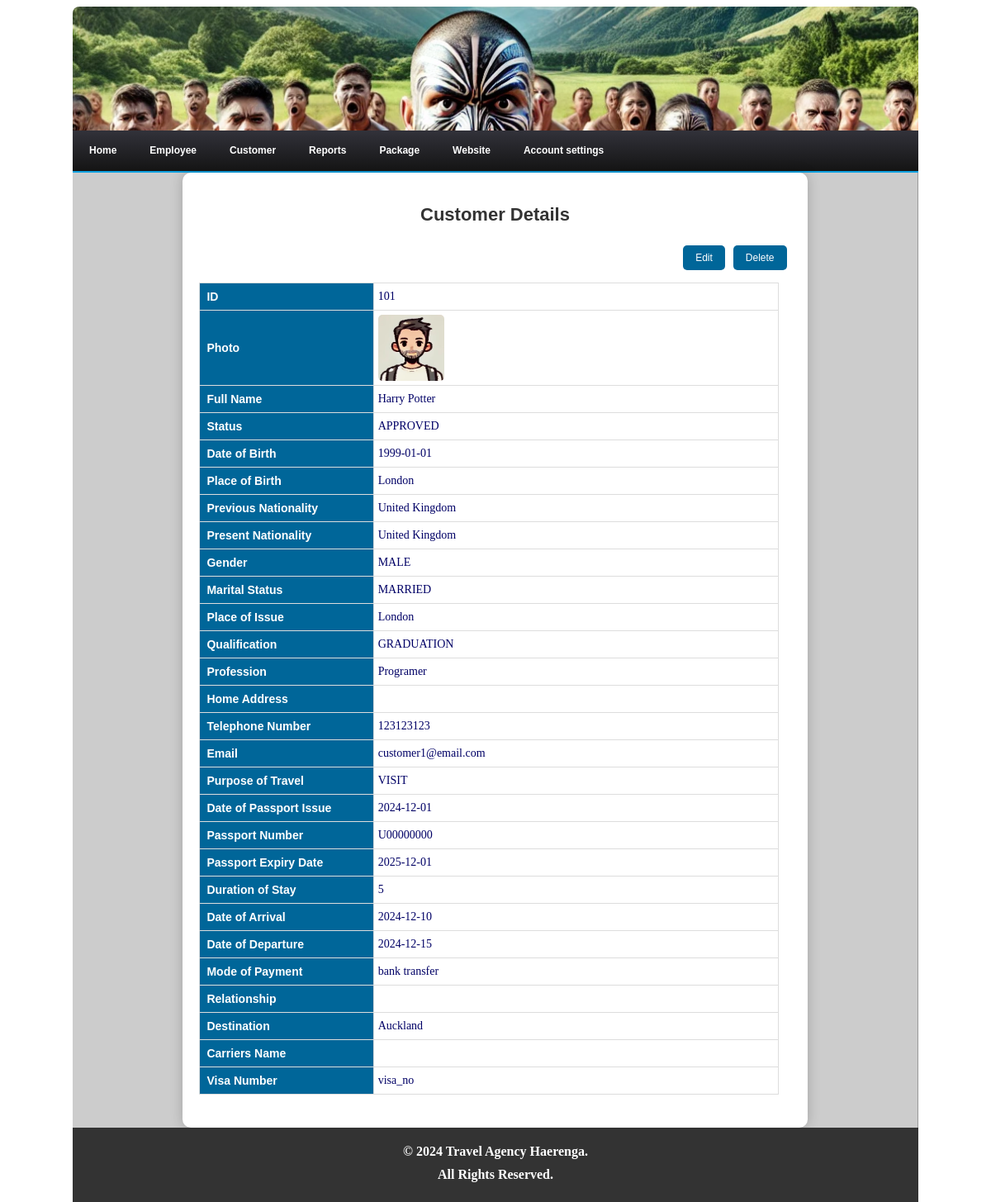
The app's page /admin/customer_details.php?id=101 (signed in) with its own data.
### tables this page shows
CREATE TABLE customer (
  customer_id int(11) NOT NULL AUTO_INCREMENT,
  uploadimage TEXT NOT NULL,
  full_name VARCHAR(60) NOT NULL,
  status VARCHAR(15) NOT NULL,
  date_of_birth DATE NOT NULL,
  place_of_birth VARCHAR(60) NOT NULL,
  previous_nationality VARCHAR(30) NOT NULL,
  present_nationality VARCHAR(30) NOT NULL,
  sex VARCHAR(30) NOT NULL,
  marital_status VARCHAR(30),
  place_of_issue VARCHAR(30) NOT NULL,
  qualification VARCHAR(30),
  profession VARCHAR(40),
  home_address VARCHAR(90),
  telephone_no VARCHAR(30) NOT NULL,
  email VARCHAR(40) NOT NULL,
  purpose_of_travel VARCHAR(60) NOT NULL,
  date_of_passport DATE NOT NULL,
  passport_no VARCHAR(30) NOT NULL,
  date_of_passport_expiry DATE NOT NULL,
  duration_of_stay FLOAT NOT NULL,
  date_of_arrival DATE NOT NULL,
  date_of_departure DATE NOT NULL,
  mode_of_payment VARCHAR(30) NOT NULL,
  relationship VARCHAR(30),
  destination VARCHAR(30) NOT NULL,
  carriers_name VARCHAR(30),
  visa_no VARCHAR(30),
  date_of_insertion TIMESTAMP NOT NULL DEFAULT CURRENT_TIMESTAMP,
  inserted_by VARCHAR(11) NOT NULL,
  PRIMARY KEY (customer_id),
  UNIQUE KEY (passport_no)
);

### admin/customer_details.php (the view, shortened to what this page needs)
<?php
require_once('connection/connection.php');
$customer_id = isset($_GET['id']) ? intval($_GET['id']) : 0;
$query = "SELECT * FROM customer WHERE customer_id = $customer_id";
$result = mysqli_query($con, $query);
$customer = mysqli_fetch_assoc($result);
?>
<!DOCTYPE html>
<html lang="en">
<head>
    <link href="css/styles.css" rel="stylesheet" type="text/css" />
</head>
<body>
    <?php include('header.php'); ?>
    <div class="container">
        <h2>Customer Details</h2>
		<div class="button-container">
          <a href="customer_edit.php?id=<?php echo $customer['customer_id']; ?>" class="button">Edit</a>
          <a href="customer_delete.php?id=<?php echo $customer['customer_id']; ?>" class="button" onclick="return confirm('Are you sure you want to delete this customer?');">Delete</a>
		</div>
        <table>
            <tr><th>ID</th><td><?php echo htmlspecialchars($customer['customer_id']); ?></td></tr>
            <tr><th>Photo</th><td><img class="view-photo" src="<?php echo htmlspecialchars($customer['uploadimage']); ?>" alt="Customer Photo"></td></tr>
            <tr><th>Full Name</th><td><?php echo htmlspecialchars($customer['full_name']); ?></td></tr>
            <tr><th>Status</th><td><?php echo htmlspecialchars($customer['status']); ?></td></tr>
            <tr><th>Date of Birth</th><td><?php echo htmlspecialchars($customer['date_of_birth']); ?></td></tr>
            <tr><th>Place of Birth</th><td><?php echo htmlspecialchars($customer['place_of_birth']); ?></td></tr>
            <tr><th>Previous Nationality</th><td><?php echo htmlspecialchars($customer['previous_nationality']); ?></td></tr>
            <tr><th>Present Nationality</th><td><?php echo htmlspecialchars($customer['present_nationality']); ?></td></tr>
            <tr><th>Gender</th><td><?php echo htmlspecialchars($customer['sex']); ?></td></tr>
            <tr><th>Marital Status</th><td><?php echo htmlspecialchars($customer['marital_status']); ?></td></tr>
            <tr><th>Place of Issue</th><td><?php echo htmlspecialchars($customer['place_of_issue']); ?></td></tr>
            <tr><th>Qualification</th><td><?php echo htmlspecialchars($customer['qualification']); ?></td></tr>
            <tr><th>Profession</th><td><?php echo htmlspecialchars($customer['profession']); ?></td></tr>
            <tr><th>Home Address</th><td><?php echo htmlspecialchars($customer['home_address']); ?></td></tr>
            <tr><th>Telephone Number</th><td><?php echo htmlspecialchars($customer['telephone_no']); ?></td></tr>
            <tr><th>Email</th><td><?php echo htmlspecialchars($customer['email']); ?></td></tr>
            <tr><th>Purpose of Travel</th><td><?php echo htmlspecialchars($customer['purpose_of_travel']); ?></td></tr>
            <tr><th>Date of Passport Issue</th><td><?php echo htmlspecialchars($customer['date_of_passport']); ?></td></tr>
            <tr><th>Passport Number</th><td><?php echo htmlspecialchars($customer['passport_no']); ?></td></tr>
            <tr><th>Passport Expiry Date</th><td><?php echo htmlspecialchars($customer['date_of_passport_expiry']); ?></td></tr>
            <tr><th>Duration of Stay</th><td><?php echo htmlspecialchars($customer['duration_of_stay']); ?></td></tr>
            <tr><th>Date of Arrival</th><td><?php echo htmlspecialchars($customer['date_of_arrival']); ?></td></tr>
            <tr><th>Date of Departure</th><td><?php echo htmlspecialchars($customer['date_of_departure']); ?></td></tr>
            <tr><th>Mode of Payment</th><td><?php echo htmlspecialchars($customer['mode_of_payment']); ?></td></tr>
            <tr><th>Relationship</th><td><?php echo htmlspecialchars($customer['relationship']); ?></td></tr>
            <tr><th>Destination</th><td><?php echo htmlspecialchars($customer['destination']); ?></td></tr>
            <tr><th>Carriers Name</th><td><?php echo htmlspecialchars($customer['carriers_name']); ?></td></tr>
            <tr><th>Visa Number</th><td><?php echo htmlspecialchars($customer['visa_no']); ?></td></tr>
        </table>
    </div>
    <?php include('footer.php'); ?>
</body>
</html>

### admin/connection/connection.php (shortened to what this page needs)
<!DOCTYPE html PUBLIC "-//W3C//DTD XHTML 1.0 Transitional//EN" "http://www.w3.org/TR/xhtml1/DTD/xhtml1-transitional.dtd">
<html xmlns="http://www.w3.org/1999/xhtml">
<head>
</head>
<body>
</body>
</html>

### admin/header.php (shortened to what this page needs)
<!DOCTYPE html
   PUBLIC "-//W3C//DTD XHTML 1.0 Transitional//EN" "http://www.w3.org/TR/xhtml1/DTD/xhtml1-transitional.dtd">
<html xmlns="http://www.w3.org/1999/xhtml">
<head>
   <link href="css/styles.css" rel="stylesheet" type="text/css" />
</head>
<body>
   <div id="wrapper">
      <div id="header"></div>
      <div id="cssmenu">
         <ul>
            <li><a href='index.php'><span>Home</span></a></li>
            <li class="has-sub"><a href=""><span>Employee</span></a>
            </li>
            <li class="has-sub"><a href=""><span>Customer</span></a>
            </li>
            <li class="has-sub"><a href=""><span>Reports</span></a>
            </li>
            <li class="has-sub"><a href=""><span>Package</span></a>
            </li>
            <li class="has-sub"><a href="#"><span>Website</span></a>
            </li>
            <li class="has-sub"><a href="#"><span>Account settings</span></a>
      </div>
      <div id="contentarea" style="background-color:#CCC;">

### admin/footer.php
</div>
<div class="footer"
    style="height:50px; width:100%; text-align:center; background-color:#333; color:#FFF; font-weight:bold; padding:20px 0px;">
    © 2024 Travel Agency Haerenga. <br style="margin-top:10px;"> <span style="display:block; padding-top:10px;">All
        Rights Reserved.</span>
</div>
</div>
</body>
</html>

### admin/css/styles.css (style rules this page uses)
#wrapper { position:relative; width:1024px; margin:0 auto; }
#header { width:1024px; height:150px; background-image:url('Maori2.png'); background-repeat:no-repeat; border-radius: 8px 8px 0px 0px; margin:0px; font-family:Georgia, "Times New Roman", Times, serif; font-size:14px; float:left; }
a { color:#fff; font-size:14px; font-weight:bold; text-decoration:none; }
table td { padding:5px; }
#cssmenu ul, #cssmenu li, #cssmenu span, #cssmenu a { margin: 0; padding: 0; position: relative; }
#cssmenu { height: 49px; width:1024px; border-radius: 0px 0px 0 0; background: #141414; background: -moz-linear-gradient(top, #32323a 0%, #141414 100%); background: -webkit-gradient(linear, left top, left bottom, color-stop(0%, #32323a), color-stop(100%, #141414)); background: -webkit-linear-gradient(top, #32323a 0%, #141414 100%); background: -o-linear-gradient(top, #32323a 0%, #141414 100%); background: -ms-linear-gradient(top, #32323a 0%, #141414 100%); background: linear-gradient(to bottom, #32323a 0%, #141414 100%); border-bottom: 2px solid #0fa1e0; float:left; text-align:center; }
#cssmenu:after, #cssmenu ul:after { content: ''; display: block; clear: both; }
#cssmenu a { background: #141414; background:url(../image/image/png); background: -moz-linear-gradient(top, #32323a 0%, #141414 100%); background: -webkit-gradient(linear, left top, left bottom, color-stop(0%, #32323a), color-stop(100%, #141414)); background: -webkit-linear-gradient(top, #32323a 0%, #141414 100%); background: -o-linear-gradient(top, #32323a 0%, #141414 100%); background: -ms-linear-gradient(top, #32323a 0%, #141414 100%); background: linear-gradient(to bottom, #32323a 0%, #141414 100%); color: #ffffff; display: inline-block; font-family: Helvetica, Arial, Verdana, sans-serif; font-size: 12px; line-height: 49px; padding: 0 20px; text-decoration: none; }
#cssmenu ul { list-style: none; }
#cssmenu > ul { float: left; }
#cssmenu > ul > li { float: left; }
#cssmenu > ul > li:first-child > a { border-radius: 5px 0 0 0; -moz-border-radius: 5px 0 0 0; -webkit-border-radius: 5px 0 0 0; }
#cssmenu > ul > li:last-child > a { border-radius: 0 5px 0 0; -moz-border-radius: 0 5px 0 0; -webkit-border-radius: 0 5px 0 0; }
#cssmenu .has-sub { z-index: 1; }
#contentarea { border-right:1px solid #999; width:1023px; float:right; background-color:#066; font-family: Verdana, Geneva, sans-serif; padding:0px 0px; }
.footer { width:1024px; height:80px; font-family:Georgia, "Times New Roman", Times, serif; border-radius:: 1px solid #039; float:left; }
#contentarea table { width:98%; }
#contentarea table td { color: #006; font-size:14px; font-family:Calibri; }

### admin/customer_details.php (style rules this page uses)
.container { width: 70%; margin: 0 auto; padding: 20px; background-color: #fff; border-radius: 10px; box-shadow: 0 0 15px rgba(0, 0, 0, 0.2); }
h2 { text-align: center; color: #333; font-size: 22px; }
table { width: 100%; border-collapse: collapse; margin-bottom: 20px; }
table th { padding: 8px; width: 30%; border: 1px solid #ddd; text-align: left; background-color: #069; color: #fff; font-size: 14px; }
table td { padding: 8px; width: 70%; border: 1px solid #ddd; text-align: left; font-size: 14px; }
table th { background-color: #069; color: #fff; font-size: 14px; }
.view-photo { width: 80px; height: 80px; border-radius: 5px; }
.button { padding: 8px 15px; margin: 5px; border: none; color: #fff; background-color: #069; text-decoration: none; border-radius: 5px; display: inline-block; font-size: 12px; font-weight: normal; }
.button-container { display: flex; justify-content: flex-end; margin-bottom: 10px; }

### records on screen
customer: customer_id "101", uploadimage (picture), full_name "Harry Potter", status "APPROVED", date_of_birth "1999-01-01", place_of_birth "London", previous_nationality "United Kingdom", present_nationality "United Kingdom", sex "MALE", marital_status "MARRIED", place_of_issue "London", qualification "GRADUATION", profession "Programer", telephone_no "123123123", email "customer1@email.com", purpose_of_travel "VISIT", date_of_passport "2024-12-01", passport_no "U00000000", date_of_passport_expiry "2025-12-01", duration_of_stay "5", date_of_arrival "2024-12-10", date_of_departure "2024-12-15", mode_of_payment "bank transfer", destination "Auckland", visa_no "visa_no"
